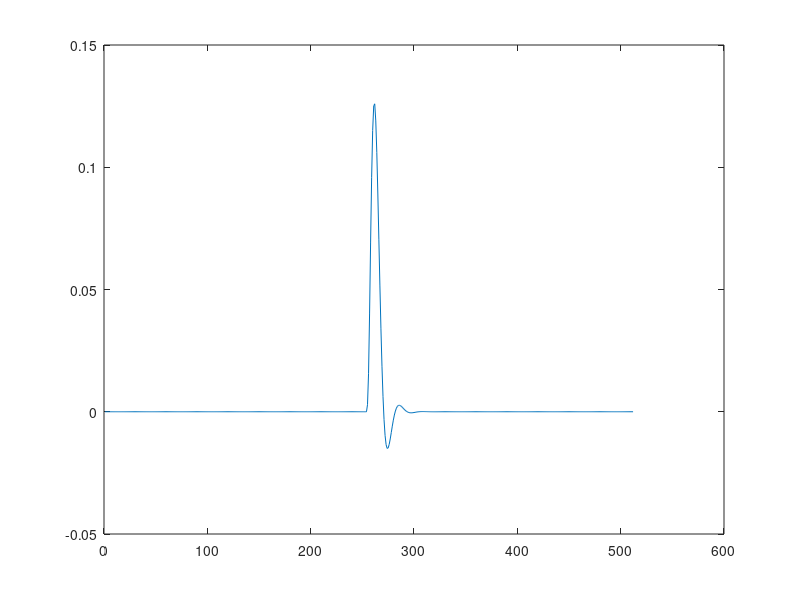

Write MATLAB code to recreate this figure.
clear all; clc; close all;
Wp=3000/30050;
Ws=8000/30050;
Rp=3;
Rs=25;
[N, Wn] = buttord(Wp, Ws, Rp, Rs)

N
Wn

[B,A] = butter(N,Wn)
[H,W] = freqz(B,A,1000)

plot(W./pi,abs(H))
plot(W./pi,20*log(abs(H)))

i=1:512;x(i)=0; x(255)=1;
Y=filter(B,A,x);
plot(Y)



